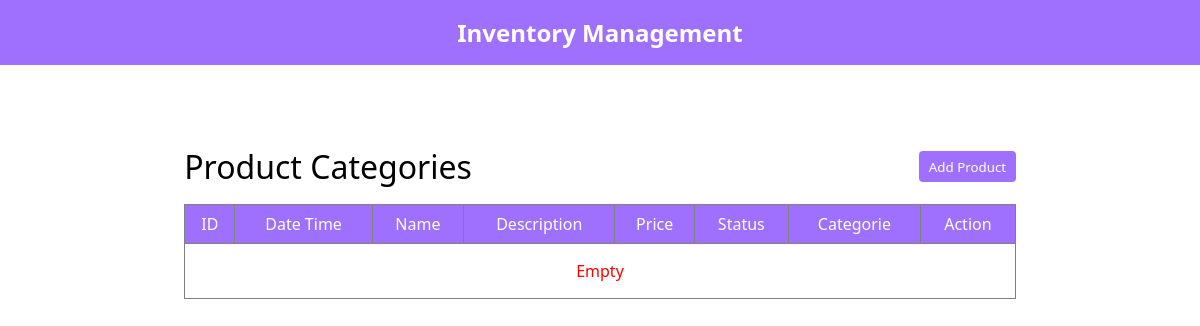
The app's page /products, older data.
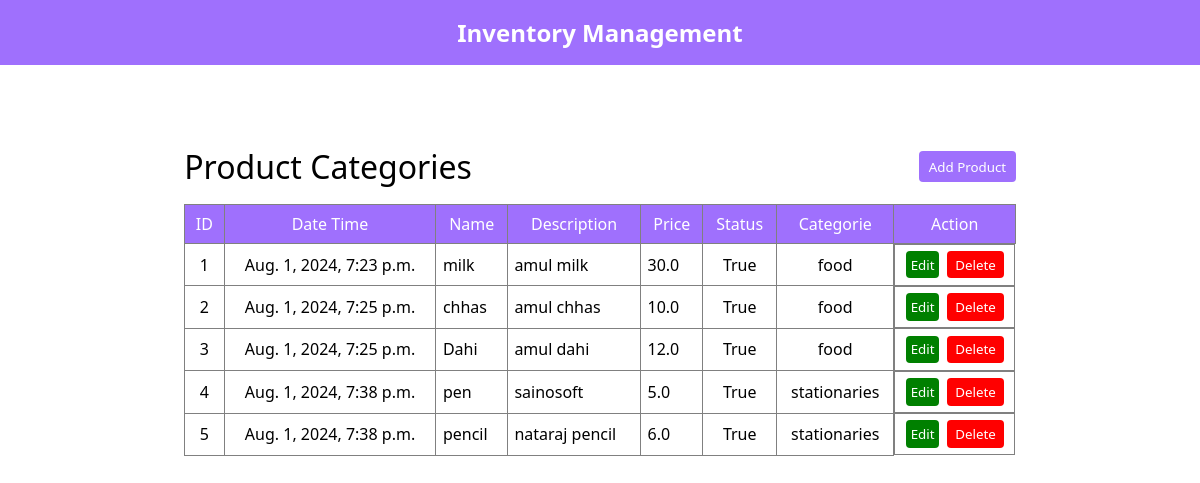
The same page, newer data.
### items/models.py (models this page shows, shortened)
class Products(models.Model):
    Date_Time = models.DateTimeField(auto_now=True, auto_now_add=False)
    Name = models.CharField(max_length=50)
    Description = models.TextField()
    Price = models.FloatField()
    Status = models.BooleanField(default=True)
    Categorie = models.ForeignKey(Categories, on_delete=models.CASCADE)

class Categories(models.Model):
    Date_Time = models.DateTimeField(auto_now=True, auto_now_add=False)
    Name = models.CharField(max_length=50)
    Description = models.TextField()
    Status = models.BooleanField(default=True)
    is_modified = models.BooleanField(default=False)
    def __str__(self):
        return self.Name

### items/views.py (the view)
# urls.py: path("products", views.products, name='products'),
def products(request):
    active_products = "active"
    p = Products.objects.all()
    context = {"active_products":active_products, "products":p}
    return render(request, 'items/products.html', context)

### Templates/items/products.html (shortened to what this page needs)
{% extends "base.html" %}
{% load static %}
{% block head %}
<link rel="stylesheet" href="{% static 'css/style.css' %}">
{% endblock head %}
{% block body %}
<div class="cont">
    <div class="flexbox">
        <h1 class="heading">Product Categories</h1>
        <button class="btn" onclick="window.location.href = '/add_product'">Add Product</button>
    </div>
    <table class="table">
        <tr>
            <th>ID</th>
            <th>Date Time</th>
            <th>Name</th>
            <th>Description</th>
            <th>Price</th>
            <th>Status</th>
            <th>Categorie</th>
            <th>Action</th>
        </tr>
        <tr>
            {% if products %}
            {% for product in products %}
            <tr>
            <td style='text-align: center;'>{{product.id}}</td>
            <td style='text-align: center;'>{{product.Date_Time}}</td>
            <td>{{product.Name}}</td>
            <td>{{product.Description}}</td>
            <td>{{product.Price}}</td>
            <td style='text-align: center;'>{{product.Status}}</td>
            <td style='text-align: center;'>{{product.Categorie}}</td>
            <td class="center">
                <button class="editbtn" onclick="window.location.href='/edit_product/{{product.id}}/'">Edit</button>
                <button class="deletebtn" onclick="deleteconform({{product.id}})">Delete</button>
            </td>
            </tr>
            {% endfor %}
            {% else %}
            <td style='color:red; padding: 1rem; text-align: center;' colspan="8">Empty</td>
            {% endif %}
        </tr>
    </table>
</div>
{% endblock body %}

Row changes from the older to the newer data that the page shows:
added Products: id "1", Date_Time "Aug. 1, 2024, 7:23 p.m.", Name "milk", Description "amul milk", Price "30.0", Status "True", Categorie "food"
added Products: id "2", Date_Time "Aug. 1, 2024, 7:25 p.m.", Name "chhas", Description "amul chhas", Price "10.0", Status "True", Categorie "food"
added Products: id "3", Date_Time "Aug. 1, 2024, 7:25 p.m.", Name "Dahi", Description "amul dahi", Price "12.0", Status "True", Categorie "food"
added Products: id "4", Date_Time "Aug. 1, 2024, 7:38 p.m.", Name "pen", Description "sainosoft", Price "5.0", Status "True", Categorie "stationaries"
added Products: id "5", Date_Time "Aug. 1, 2024, 7:38 p.m.", Name "pencil", Description "nataraj pencil", Price "6.0", Status "True", Categorie "stationaries"
Text that changed along with them:
text no longer shown: "Empty"
